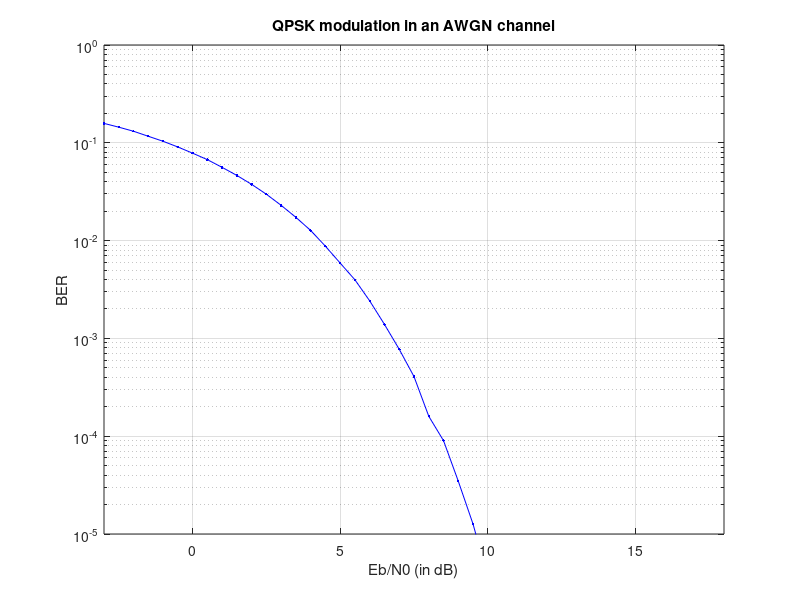

MATLAB code for this plot:
clc;
clear all;

tic
Eb_No_start = -3;
Eb_No_delta = 0.5;
Eb_No_stop = 18;
BER_stop = 1e-5;

% Setup the SNR for the first iteration of the loop.
Eb_No_count = 1;
Eb_No = Eb_No_start;
BER = 1;

%%%%%%%%%%%%%%%%%%%%%%%%%%%%%%%%%%%%%%%%%%%%%%%%%%%%%%%%%%%%%%%%%%%%%%%%%%%
% Generate bits
%%%%%%%%%%%%%%%%%%%%%%%%%%%%%%%%%%%%%%%%%%%%%%%%%%%%%%%%%%%%%%%%%%%%%%%%%%%
rng('default') %seed
bit_length = 10^6; %number of bits
bit_genreated = randi([0,1],1,bit_length); % generating 0,1 at uniform distribution
%%%%%%%%%%%%%%%%%%%%%%%%%%%%%%%%%%%%%%%%%%%%%%%%%%%%%%%%%%%%%%%%%%%%%%%%%%%
% bit to symbol
%%%%%%%%%%%%%%%%%%%%%%%%%%%%%%%%%%%%%%%%%%%%%%%%%%%%%%%%%%%%%%%%%%%%%%%%%%%
symbol = 2*bit_genreated-1; % 0 to -1, 1 to 1
bit_per_symbol=numel(symbol)/bit_length;
% Loop until the job is killed or until the SNR or BER target is reached.
while Eb_No <= Eb_No_stop && BER >= BER_stop
    
    % Convert from SNR (in dB) to noise power spectral density.
    
    % Counters to store the number of errors and bits simulated so far.
    error_count=0;
    bit_count=0;
    
    % Keep going until enough errors have been observed. This runs the simulation only as long as is required to keep the BER vs SNR curve smooth.
    while error_count < 100
        
        %%%%%%%%%%%%%%%%%%%%%%%%%%%%%%%%%%%%%%%%%%%%%%%%%%%%%%%%%%%%%%%%%%%%%%%%%%%
        % AWGN Generator
        %%%%%%%%%%%%%%%%%%%%%%%%%%%%%%%%%%%%%%%%%%%%%%%%%%%%%%%%%%%%%%%%%%%%%%%%%%%
        sigma_x = std(symbol);
        sigma_n = 1/sqrt(2*(10^((Eb_No + 10*log10(bit_per_symbol))/10)));
        n = sigma_x*sigma_n*[randn(1,bit_length) + 1i*randn(1,bit_length)]; % white gaussian noise
        
        %%%%%%%%%%%%%%%%%%%%%%%%%%%%%%%%%%%%%%%%%%%%%%%%%%%%%%%%%%%%%%%%%%%%%%%%%%%
        %Add AWGN 
        %%%%%%%%%%%%%%%%%%%%%%%%%%%%%%%%%%%%%%%%%%%%%%%%%%%%%%%%%%%%%%%%%%%%%%%%%%%
        symbol_received = symbol + n;
        
        %%%%%%%%%%%%%%%%%%%%%%%%%%%%%%%%%%%%%%%%%%%%%%%%%%%%%%%%%%%%%%%%%%%%%%%%%%%
        %symbol to bit 
        %%%%%%%%%%%%%%%%%%%%%%%%%%%%%%%%%%%%%%%%%%%%%%%%%%%%%%%%%%%%%%%%%%%%%%%%%%%        
        bit_received = real(symbol_received)>=0;
        
        
        % Accumulate the number of errors and bits that have been simulated so far.
        delayB = 0;
        error_count = error_count + sum(bit_received(delayB+1:end) ~= bit_genreated(1:end-delayB));
        bit_count = bit_count + bit_length;
    end
    
    % Calculate the BER.
    BER = error_count/bit_count;
    
    % Store the SNR and BER in a matrix and display it.
    results(Eb_No_count,1) = Eb_No;
    results(Eb_No_count,2) = BER
    
    % Plot the results. This will be ignored on Lyceum.
    semilogy(results(:,1),results(:,2),'b.-');
    title('QPSK modulation in an AWGN channel');
    ylabel('BER');
    xlabel('Eb/N0 (in dB)');
    if  BER_stop ~= 0
        ylim([BER_stop,1]);
    end
    if Eb_No_stop ~= inf
        xlim([Eb_No_start, Eb_No_stop]);
    end
    grid
    % Setup the SNR for the next iteration of the loop.
    Eb_No = Eb_No + Eb_No_delta;
    Eb_No_count = Eb_No_count + 1;
end
toc